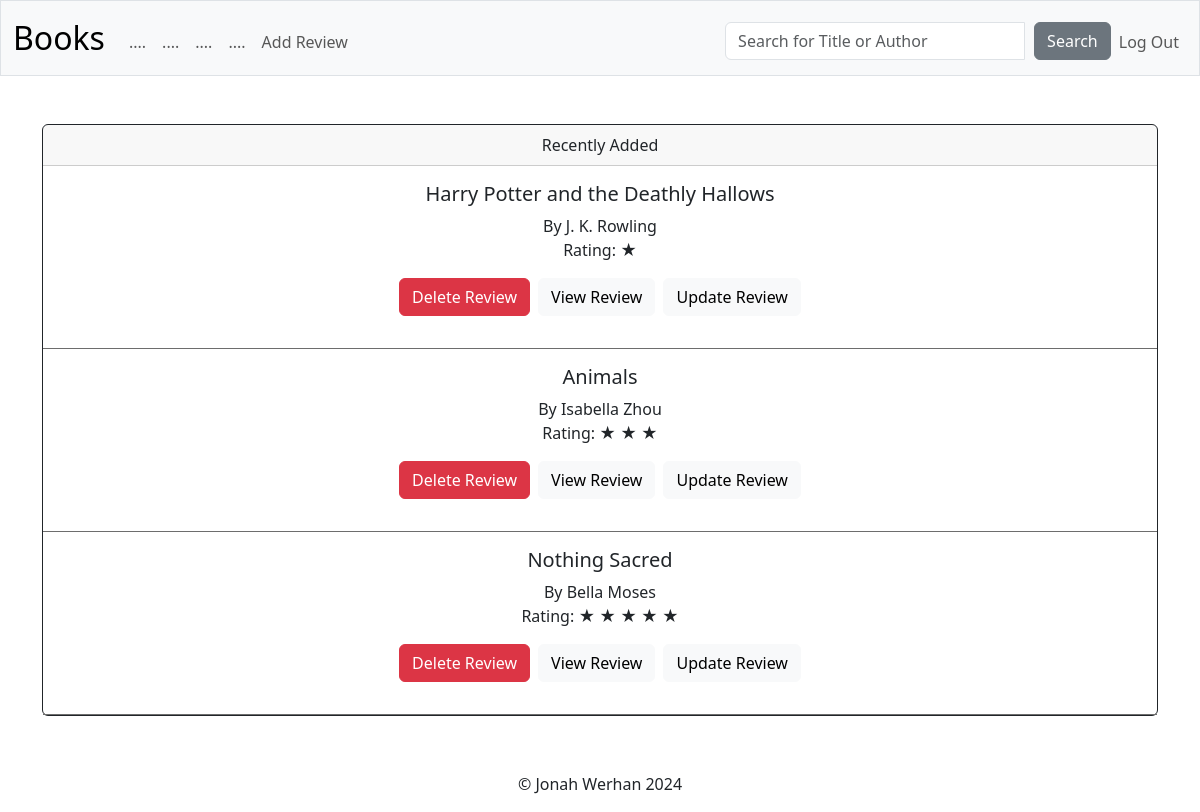
Page / (signed in) on the earlier database version.
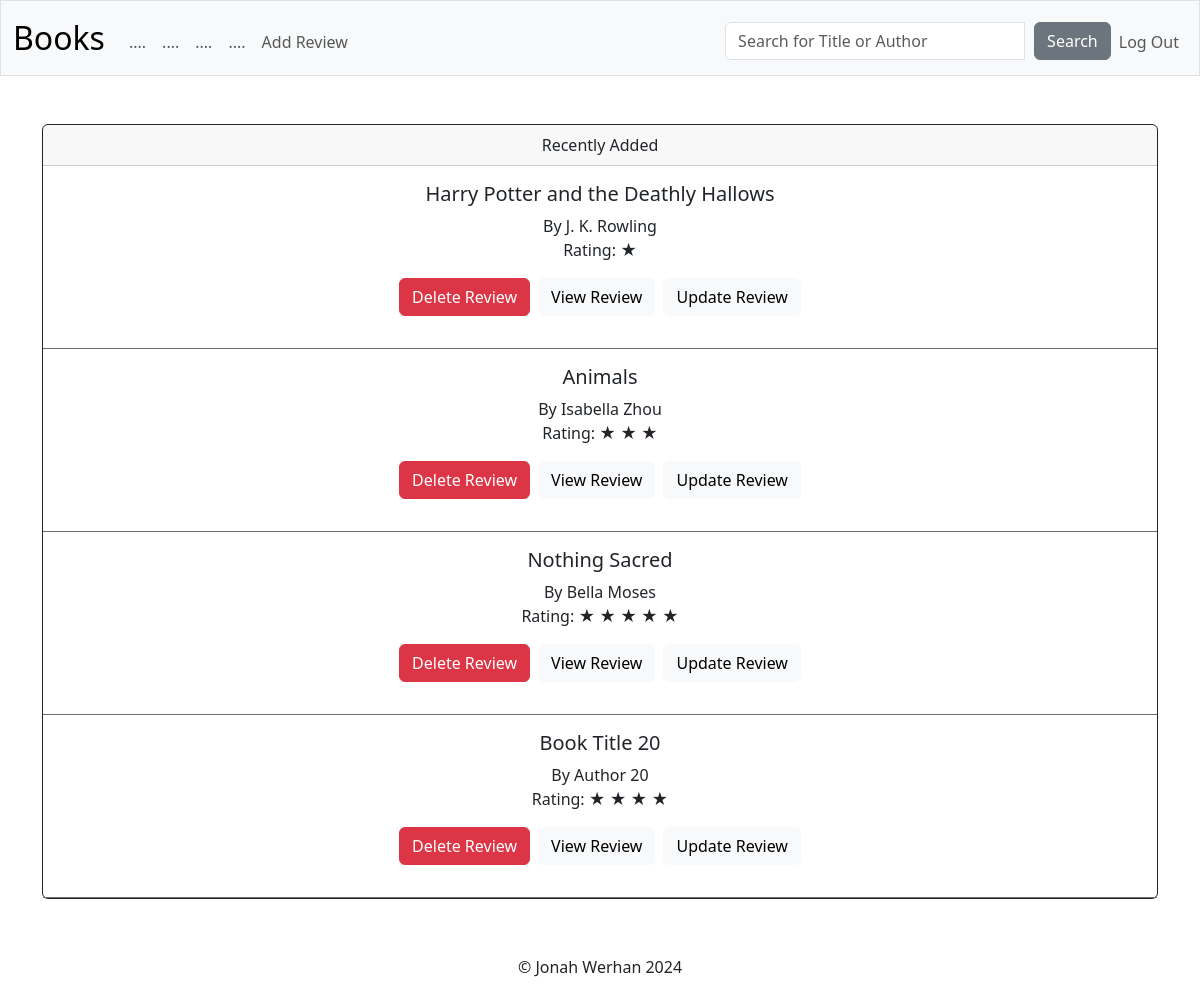
Same page on the later database version.
### tables this page shows
CREATE TABLE "review" (
    user_id INTEGER NOT NULL,
    title TEXT NOT NULL,
    author TEXT NOT NULL,
    rating INTEGER,  -- changed column name here
    review TEXT NOT NULL,
    date TEXT NOT NULL,
    time TEXT NOT NULL,
    FOREIGN KEY(user_id) REFERENCES users(id)
);

### app.py (the view)
@app.route("/", methods=["GET"])
@login_required
def index():
    if not session["user_id"]:
        return redirect("/login")
    reviews = db.execute("""SELECT review.*, users.username FROM review
                         JOIN users ON users.id = review.user_id
                         WHERE review.user_id = ?
                         ORDER BY review.date DESC, review.time DESC""",
                         session["user_id"])
    count = db.execute("""SELECT COUNT(*) FROM review
                       WHERE user_id = ?"""
                       , session["user_id"])
    length = count[0]["COUNT(*)"]
    if length > 4:
        length = 4
    star = "&#9733; "
    return render_template("index.html", reviews=reviews, length=length, star=star)

### app.py (called while the page is built)
@app.after_request
def after_request(response):
    response.headers["Cache-Control"] = "no-cache, no-store, must-revalidate"
    response.headers["Expires"] = 0
    response.headers["Pragma"] = "no-cache"
    return response

### functions.py (called while the page is built)
def login_required(f):
    @wraps(f)
    def decorated_function(*args, **kwargs):
        if session.get("user_id") is None:
            return redirect("/login")
        return f(*args, **kwargs)
    return decorated_function

### templates/index.html (shortened to what this page needs)
{% extends "layout.html" %}
{% block main %}
    <div class="card border-dark mb-2">
        <div class="card-header">
        Recently Added
        </div>
        {% for n in range(length) %}
            <div class="card-body" style="border-bottom: 1px solid #6d6d6d;">
                <h5 class="card-title">{{ reviews[n]["title"] }}</h5>
                <p class="card-text">By {{ reviews[n]["author"] }}<br> Rating: {{ (star * (reviews[n]["rating"] | int)) | safe }}</p>
                <div class="d-flex justify-content-center gap-2">
                    <form action="/delete-review" method="GET" class="mb-3">
                        <button class="btn btn-danger" type="submit" style="margin-top: 0;" data-bs-toggle="tooltip" data-bs-placement="top" title="Delete Review">Delete Review</button>
                    </form>
                    <form action="/view-review" method="GET">
                        <button class="btn btn-light" type="submit" style="margin-top: 0;">View Review</button>
                    </form>
                    <form action="/update-review" method="GET" class="ml-2">
                        <button class="btn btn-light" type="submit" style="margin-top: 0;">Update Review</button>
                    </form>
                </div>
            </div>
        {% endfor %}
    </div>
{% endblock %}

### templates/layout.html (shortened to what this page needs)
<!DOCTYPE html>
<html lang="en">
    <head>
        <link href="https://cdn.jsdelivr.net/npm/bootstrap@5.3.2/dist/css/bootstrap.min.css" rel="stylesheet">
        <link href="/static/styles.css" rel="stylesheet">
    </head>
    <body>
        <nav class="bg-light border navbar navbar-expand-md navbar-light">
            <div class="container-fluid">
                <a class="navbar-brand" href="/">Books</a>
                <div class="collapse navbar-collapse" id="navbar">
                    {% if session["user_id"] %}
                        <ul class="navbar-nav me-auto mt-2">
                            <li class="nav-item"><a class="nav-link" href="/">....</a></li>
                            <li class="nav-item"><a class="nav-link" href="/">....</a></li>
                            <li class="nav-item"><a class="nav-link" href="/">....</a></li>
                            <li class="nav-item"><a class="nav-link" href="">....</a></li>
                            <li class="nav-item"><a class="nav-link" href="/add-new">Add Review</a></li>
                        </ul>
                        <ul class="navbar-nav ms-auto mt-2">
                            <li class="nav-item">
                                <form class="form-inline" action="/search" method="GET">
                                    <div class="input-group mr-3">
                                        <input class="form-control mr-2" autocomplete="off" type="text" name="q" value="" placeholder="Search for Title or Author" style="width: 300px; margin-right: 10px;">
                                        <div class="input-group-append">
                                            <button class="btn btn-secondary" type="submit">Search</button>
                                        </div>
                                    </div>
                                </form>
                            </li>
                            <li class="nav-item"><a class="nav-link" href="/logout">Log Out</a></li>
                        </ul>
                    {% else %}
                        <ul class="navbar-nav ms-auto mt-2">
                            <li class="nav-item"><a class="nav-link" href="/register">Register</a></li>
                            <li class="nav-item"><a class="nav-link" href="/login">Log In</a></li>
                        </ul>
                    {% endif %}
                </div>
            </div>
        </nav>
        <main class="container py-5 text-center">
            {% block main %}{% endblock %}
        </main>
        <footer class="mt-auto" style="background-color: white; position: sticky; bottom: 0; width: 100%;">
            <p style="text-align: center">&copy Jonah Werhan 2024</p>
        </footer>
    </body>
</html>

### static/styles.css (style rules this page uses)
nav .navbar-brand { font-size: xx-large; }

Differences in the rows shown:
added review: title "Book Title 20", author "Author 20", (star*(reviews[n]['rating']|int))|safe "★ ★ ★ ★"
Other differences:
new list line: "By Rating: Delete Review View Review Update Review"
